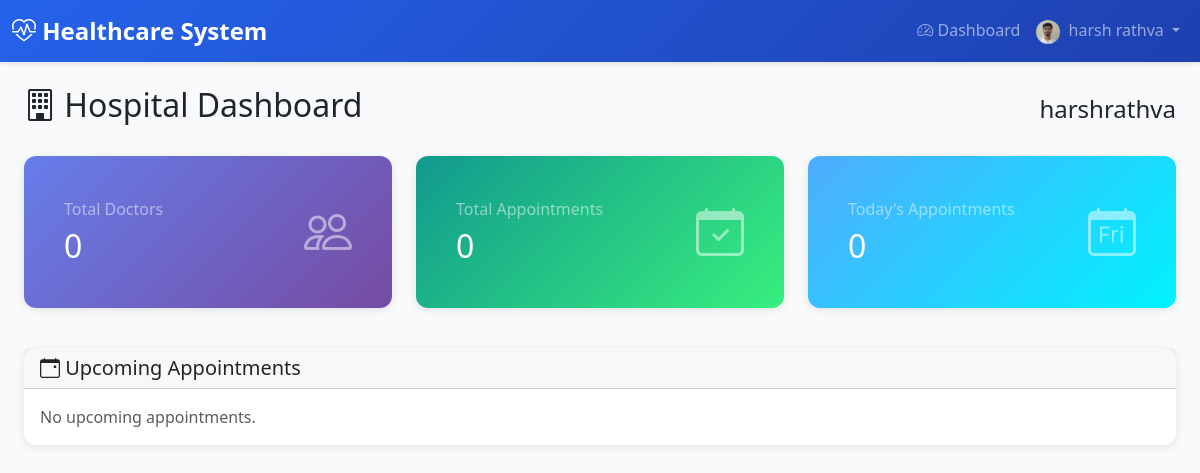
/accounts/hospital/dashboard/ (signed in), run on an earlier commit of the app's database.
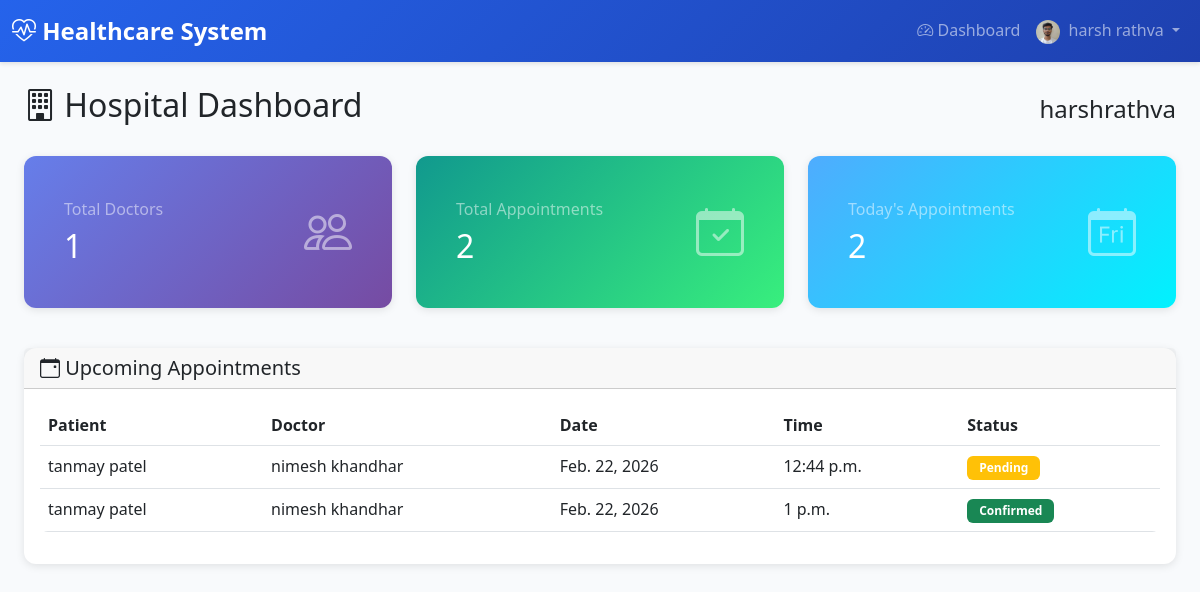
And on a later commit of the database.
### appointments/models.py (models this page shows, shortened)
class Appointment(models.Model):
    STATUS_CHOICES = [
        ('PENDING', 'Pending'),
        ('CONFIRMED', 'Confirmed'),
        ('CANCELLED', 'Cancelled'),
        ('COMPLETED', 'Completed'),
        ('RESCHEDULED', 'Rescheduled'),
    ]
    patient = models.ForeignKey(
        settings.AUTH_USER_MODEL,
        on_delete=models.CASCADE,
        related_name='patient_appointments',
        limit_choices_to={'role': 'PATIENT'}
    )
    doctor = models.ForeignKey(
        settings.AUTH_USER_MODEL,
        on_delete=models.CASCADE,
        related_name='doctor_appointments',
        limit_choices_to={'role': 'DOCTOR'}
    )
    hospital = models.ForeignKey(
        'hospitals.Hospital',
        on_delete=models.CASCADE,
        related_name='appointments',
        null=True,
        blank=True
    )
    appointment_date = models.DateField()
    appointment_time = models.TimeField()
    status = models.CharField(max_length=20, choices=STATUS_CHOICES, default='PENDING')
    is_emergency = models.BooleanField(default=False)
    reason = models.TextField(help_text="Reason for appointment")
    notes = models.TextField(blank=True, help_text="Additional notes")
    prescription = models.TextField(blank=True, help_text="Prescription details")
    created_at = models.DateTimeField(auto_now_add=True)
    updated_at = models.DateTimeField(auto_now=True)
    class Meta:
        db_table = 'appointments'
        verbose_name = 'Appointment'
        verbose_name_plural = 'Appointments'
        ordering = ['-appointment_date', '-appointment_time']

### accounts/models.py (models this page shows, shortened)
class User(AbstractUser):
    email = models.EmailField(unique=True)
    ROLE_CHOICES = [
        ('ADMIN', 'Admin'),
        ('DOCTOR', 'Doctor'),
        ('PATIENT', 'Patient'),
        ('HOSPITAL', 'Hospital'),
        ('HOSPITAL_ADMIN', 'Hospital Admin'),
    ]
    role = models.CharField(max_length=20, choices=ROLE_CHOICES, default='PATIENT')
    is_approved = models.BooleanField(default=False)  # For Doctor and Hospital approval
    phone_number = models.CharField(max_length=15, blank=True)
    address = models.TextField(blank=True)
    profile_picture = models.ImageField(upload_to='user_profiles/', blank=True, null=True)
    created_at = models.DateTimeField(auto_now_add=True)
    updated_at = models.DateTimeField(auto_now=True)
    class Meta:
        db_table = 'users'
        verbose_name = 'User'
        verbose_name_plural = 'Users'

### accounts/views.py (the view)
# urls.py: path('hospital/dashboard/', views.HospitalDashboardView.as_view(), name='hospital_dashboard'),
class HospitalDashboardView(HospitalRequiredMixin, TemplateView):
    template_name = 'accounts/hospital_dashboard.html'
    def get_context_data(self, **kwargs):
        context = super().get_context_data(**kwargs)
        hospital = getattr(self.request.user, 'hospital_profile', None)
        if hospital:
            context['total_doctors'] = hospital.get_doctors().count()
            context['total_appointments'] = Appointment.objects.filter(hospital=hospital).count()
            context['today_appointments'] = Appointment.objects.filter(
                hospital=hospital,
                appointment_date=timezone.now().date()
            ).count()
            context['upcoming_appointments'] = Appointment.objects.filter(
                hospital=hospital,
                appointment_date__gte=timezone.now().date(),
                status__in=['PENDING', 'CONFIRMED']
            ).order_by('appointment_date', 'appointment_time')[:10]
        context['hospital'] = hospital
        return context

### accounts/mixins.py (called while the page is built)
    def dispatch(self, request, *args, **kwargs):
        if not request.user.is_authenticated:
            return self.handle_no_permission()
        if not request.user.is_active:
            from django.contrib.auth import logout
            logout(request)
            messages.error(request, 'Your account has been blocked. Please contact the administrator.')
            return redirect('accounts:login')
        if request.user.role not in self.allowed_roles:
            messages.error(request, "You don't have permission to access this page.")
            return redirect('accounts:dashboard_redirect')
        return super().dispatch(request, *args, **kwargs)

### hospitals/models.py (called while the page is built)
    def get_doctors(self):
        from doctors.models import DoctorProfile
        return DoctorProfile.objects.filter(
            models.Q(hospital_assignments__hospital=self, hospital_assignments__is_active=True) |
            models.Q(hospital=self)
        ).distinct()

### templates/accounts/hospital_dashboard.html (shortened to what the changed rows need)
{% extends 'base.html' %}
{% block content %}
<div class="container-fluid">
    <div class="d-flex justify-content-between align-items-center mb-4">
        <h2><i class="bi bi-building"></i> Hospital Dashboard</h2>
    </div>
    {% if hospital %}
    <div class="row mb-4">
        <div class="col-md-4 mb-3">
            <div class="card stat-card">
                <div class="card-body">
                    <div class="d-flex justify-content-between align-items-center">
                        <div>
                            <h6 class="text-white-50 mb-2">Total Doctors</h6>
                            <h2 class="mb-0">{{ total_doctors }}</h2>
                        </div>
                        <i class="bi bi-people" style="font-size: 3rem; opacity: 0.5;"></i>
                    </div>
                </div>
            </div>
        </div>
        <div class="col-md-4 mb-3">
            <div class="card stat-card success">
                <div class="card-body">
                    <div class="d-flex justify-content-between align-items-center">
                        <div>
                            <h6 class="text-white-50 mb-2">Total Appointments</h6>
                            <h2 class="mb-0">{{ total_appointments }}</h2>
                        </div>
                        <i class="bi bi-calendar-check" style="font-size: 3rem; opacity: 0.5;"></i>
                    </div>
                </div>
            </div>
        </div>
        <div class="col-md-4 mb-3">
            <div class="card stat-card info">
                <div class="card-body">
                    <div class="d-flex justify-content-between align-items-center">
                        <div>
                            <h6 class="text-white-50 mb-2">Today's Appointments</h6>
                            <h2 class="mb-0">{{ today_appointments }}</h2>
                        </div>
                        <i class="bi bi-calendar-day" style="font-size: 3rem; opacity: 0.5;"></i>
                    </div>
                </div>
            </div>
        </div>
    </div>
    <div class="row">
        <div class="col-12">
            <div class="card">
                <div class="card-header">
                    <h5 class="mb-0"><i class="bi bi-calendar-event"></i> Upcoming Appointments</h5>
                </div>
                <div class="card-body">
                    {% if upcoming_appointments %}
                        <div class="table-responsive">
                            <table class="table table-hover">
                                <thead>
                                    <tr>
                                        <th>Patient</th>
                                        <th>Doctor</th>
                                        <th>Date</th>
                                        <th>Time</th>
                                        <th>Status</th>
                                    </tr>
                                </thead>
                                <tbody>
                                    {% for appointment in upcoming_appointments %}
                                    <tr>
                                        <td>{{ appointment.patient.get_full_name|default:appointment.patient.username }}</td>
                                        <td>{{ appointment.doctor.get_full_name|default:appointment.doctor.username }}</td>
                                        <td>{{ appointment.appointment_date }}</td>
                                        <td>{{ appointment.appointment_time }}</td>
                                        <td>
                                            <span class="badge bg-{% if appointment.status == 'CONFIRMED' %}success{% elif appointment.status == 'PENDING' %}warning{% else %}secondary{% endif %}">
                                                {{ appointment.get_status_display }}
                                            </span>
                                        </td>
                                    </tr>
                                    {% endfor %}
                                </tbody>
                            </table>
                        </div>
                    {% else %}
                        <p class="text-muted mb-0">No upcoming appointments.</p>
                    {% endif %}
                </div>
            </div>
        </div>
    </div>
    {% else %}
    <div class="alert alert-warning">
        <i class="bi bi-exclamation-triangle"></i> Hospital profile not found. Please contact administrator.
    </div>
    {% endif %}
</div>
{% endblock %}

What changed in the data, as far as the page shows it:
added Appointment: patient.get_full_name "tanmay patel", doctor.get_full_name "nimesh khandhar", appointment_date "Feb. 22, 2026", appointment_time "12:44 p.m.", status "Pending"
added Appointment: patient.get_full_name "tanmay patel", doctor.get_full_name "nimesh khandhar", appointment_date "Feb. 22, 2026", appointment_time "1 p.m.", status "Confirmed"
Also different on the page:
{{ total_doctors }}: "0" → "1"
{{ total_appointments }}: "0" → "2"
{{ today_appointments }}: "0" → "2"
text no longer shown: "No upcoming appointments."
text now shown: "Patient Doctor Date Time Status"
